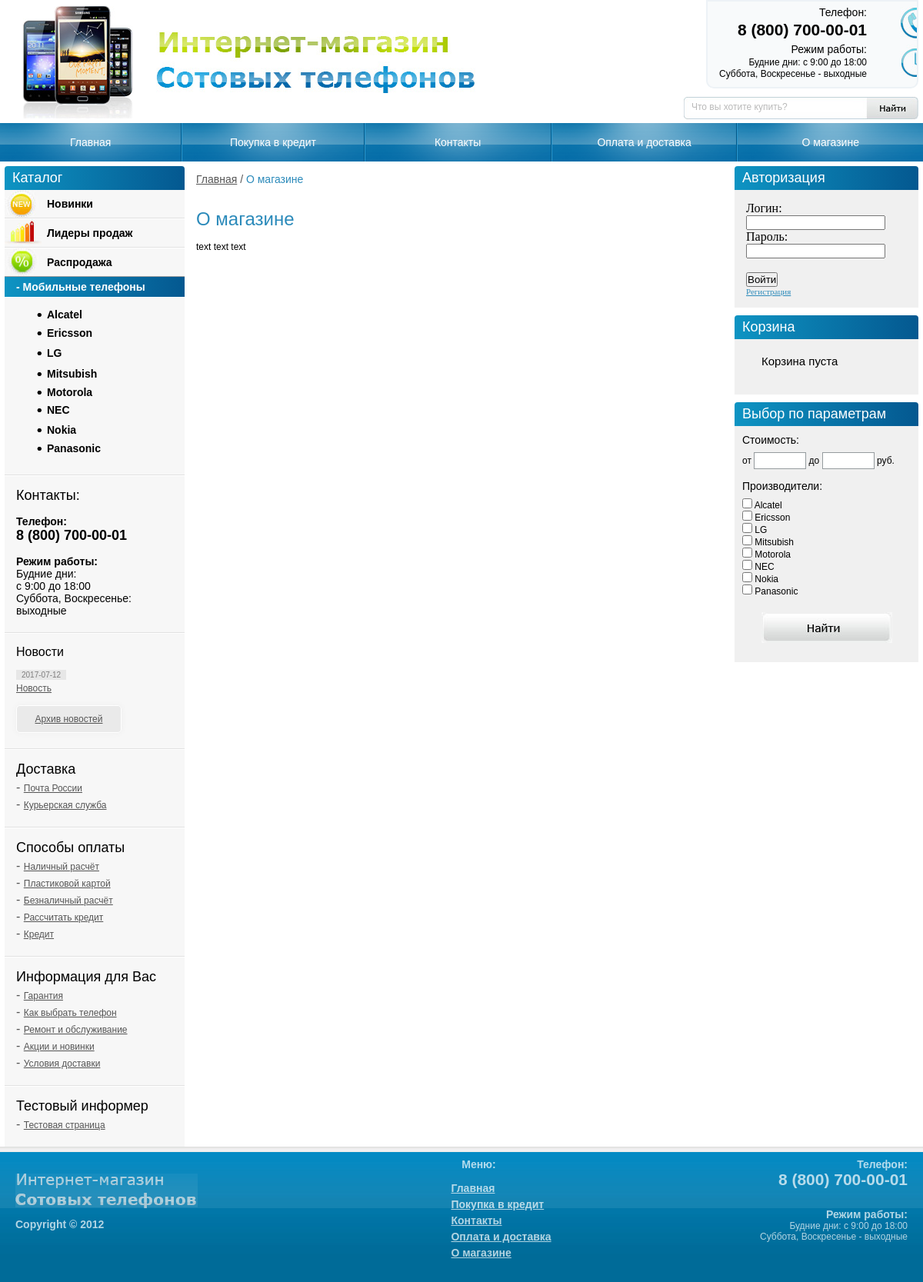
/?view=page&page_id=1, run on the app's committed database.
### tables this page shows
CREATE TABLE IF NOT EXISTS `pages` (
  `pages_id` tinyint(3) unsigned NOT NULL AUTO_INCREMENT,
  `title` varchar(255) NOT NULL,
  `keywords` varchar(255) NOT NULL,
  `description` varchar(255) NOT NULL,
  `position` tinyint(3) unsigned NOT NULL DEFAULT '0',
  `text` text NOT NULL,
  PRIMARY KEY (`pages_id`)
);

CREATE TABLE IF NOT EXISTS `news` (
  `news_id` int(10) unsigned NOT NULL AUTO_INCREMENT,
  `title` varchar(255) NOT NULL,
  `keywords` varchar(255) NOT NULL,
  `description` varchar(255) NOT NULL,
  `anons` text NOT NULL,
  `text` text NOT NULL,
  `date` date NOT NULL,
  PRIMARY KEY (`news_id`)
);

### controller/controller.php (called while the page is built, shortened)
<?php
$cat = catalog();
$informers = informer();
$pages = pages();
$news = get_title_news();
$view = empty($_GET['view']) ? 'hits' : $_GET['view'];
switch($view){
    case('page'):
        $page_id = abs((int)$_GET['page_id']);
        $get_page = get_page($page_id);
    break;
}
require_once TEMPLATE.'index.php';

### index.php (called while the page is built, shortened)
<?php
require_once CONTROLLER;

### model/model.php (called while the page is built, shortened)
<?php
 function catalog(){
    $query = "SELECT * FROM brands ORDER BY parent_id, brand_name";
    $res = mysql_query($query) or die(mysql_query());
    $cat = array();
    while($row = mysql_fetch_assoc($res)){
        if(!$row['parent_id']){
            $cat[$row['brand_id']][] = $row['brand_name'];
        }else{
            $cat[$row['parent_id']]['sub'][$row['brand_id']] = $row['brand_name'];
        }
    }
    return $cat;
 }
function pages(){
    $query = "SELECT pages_id, title FROM pages ORDER BY position";
    $res = mysql_query($query) or die (mysql_error());
    $pages = array();
    while($row = mysql_fetch_assoc($res)){
        $pages[] = $row;
    }
    return $pages;
}
function get_page($page_id){
    $query = "SELECT title, text FROM pages WHERE pages_id = $page_id";
    $res = mysql_query($query) or die(mysql_error());
    $get_page = mysql_fetch_assoc($res);
    return $get_page;
}
function get_title_news(){
    $query = "SELECT news_id, title, date FROM news ORDER BY date DESC LIMIT 2";
    $res = mysql_query($query) or die(mysql_error());
    $news = array();
    while($row = mysql_fetch_assoc($res)){
        $news[] = $row;
    }
    return $news;
}
function informer(){
    $query = "SELECT * FROM links
                INNER JOIN informers ON
                links.parent_informer = informers.informer_id
                ORDER BY informer_position, links_position";
    $res = mysql_query($query) or die (mysql_query());
    $informers = array();
    $name = '';
    while($row = mysql_fetch_assoc($res)){
        if($row['informer_name'] != $name){
            $informers[$row['informer_id']][] = $row['informer_name'];
            $name = $row['informer_name'];
        }
        $informers[$row['parent_informer']]['sub'][$row['link_id']] = $row['link_name'];
    }
    return $informers;
}

### views/ishop/page.php (the view, shortened to what this page needs)
<div class="kroshka">
	<a href="<?=PATH?>">Главная</a> / <span><?=$get_page['title']?></span>
</div>
<div class="content-txt">
    <?php if($get_page): ?>
    <h1><?=$get_page['title']?></h1>
    <?=$get_page['text']?>
    <?php else: ?>
        <p>Такой страницы нет</p>
    <?php endif; ?>
</div>

### views/ishop/inc/header.php (shortened to what this page needs)
<!DOCTYPE html PUBLIC "-//W3C//DTD XHTML 1.0 Transitional//EN" "http://www.w3.org/TR/xhtml1/DTD/xhtml1-transitional.dtd">
<html xmlns="http://www.w3.org/1999/xhtml">
<head>
<link rel="stylesheet" type="text/css" href="./fancybox/jquery.fancybox-1.3.4.css" media="screen" />
<link rel="stylesheet" type="text/css" href="<?=TEMPLATE?>style.css" />
</head>
<body>
<div class="main">
	<div class="header">
    	<a href="/"><img class="logo" src="<?=TEMPLATE?>images/logo.jpg" alt="Интернет магазин сотовых телефонов" /></a>
        <img class="slogan" src="<?=TEMPLATE?>images/slogan.jpg" alt="Интернет магазин сотовых телефонов" />
        <div class="head-contact">
        	<p><strong>Телефон:</strong><br />
<span>8 (800) 700-00-01</span></p>
            <p><strong>Режим работы:</strong><br />
Будние дни: с 9:00 до 18:00 <br />
Суббота, Воскресенье - выходные  </p>
        </div>
        <form method="get">
        <ul class="search-head">
        	<li>
            <input type="text" name="search" id="quickquery" placeholder="Что вы хотите купить?" />
</li>
            <li><input type="image" class="serch-btn" src="<?=TEMPLATE?>images/searc-btn.jpg" /></li>
        </ul>
        </form>
    </div>
    <ul class="menu">
    	<li><a href="<?=PATH?>">Главная</a></li>
        <?php if($pages): ?>
            <?php foreach($pages as $item): ?>
                <li><a href="?view=page&amp;page_id=<?=$item['pages_id']?>"><?=$item['title']?></a></li>
            <?php endforeach; ?>
        <?php endif; ?>
    </ul>

### views/ishop/inc/leftbar.php (shortened to what this page needs)
 <div id="left-bar">
     <div class="left-bar-cont">
<h2><span>Каталог</span></h2>
<h3 class="nav-new"><a href="?view=new">Новинки</a></h3>
<h3 class="nav-lider"><a href="?view=hits">Лидеры продаж</a></h3>
<h3 class="nav-sale"><a href="?view=sale">Распродажа</a></h3>
         <h4><span>- Мобильные телефоны</span></h4>
<ul class="nav-catalog" id="accordion">
             <?php foreach($cat as $key => $item): ?>
                 <?php if(count($item) > 1): ?>
                 <h3><li><a href="#"><?=$item[0]?></a></li></h3>
                 <?php elseif($item[0]):  ?>
                     <li><a href="?view=cat&category=<?=$key?>"><?=$item[0]?></a></li>
                 <?php endif; ?>
             <?php endforeach; ?>
</ul>
         <div class="bar-contact">
	<h3>Контакты:</h3>
	<p><strong>Телефон:</strong><br />
	<span>8 (800) 700-00-01</span></p>
	<p><strong>Режим работы:</strong><br />
	Будние дни: <br />
	с 9:00 до 18:00<br />
	Суббота, Воскресенье:<br />
	выходные</p>
</div>
         <div class="news">
	<h3>Новости</h3>
             <?php if($news): ?>
                 <?php foreach($news as $item): ?>
                     <p>
		       <span><?=$item['date']?></span>
		           <a href="?view=news&amp;news_id=<?=$item['news_id']?>"><?=$item['title']?></a>
	        </p>
                 <?php endforeach ?>
                 <a href="?view=archive" class="news-arh">Архив новостей</a>
             <?php else: ?>
             <p>Новостей пока нет</p>
             <?php endif;?>
</div>
         <?php foreach($informers as $informer): ?>
         <div class="info">
             <h3><?=$informer[0]?></h3>
             <?php foreach($informer['sub'] as $key => $sub): ?>
                 <p>- <a href="?view=informer&informer_id=<?=$key?>"><?=$sub?></a></p>
             <?php endforeach ?>
         </div>
         <?php endforeach; ?>
     </div>
 </div>

### views/ishop/inc/footer.php (shortened to what this page needs)
   <div class="footer">
		<div class="flogo">
			<a href="/"><img src="<?=TEMPLATE?>images/footer-logo.png" alt="Интернет магазин сотовых телефонов" /></a>
			<p>Сopyright © 2012</p>
		</div>
		<div class="fphone">
               <h2>Телефон:</h2>
               <h1>8 (800) 700-00-01</h1>
               <h2>Режим работы:</h2>
               <p>Будние дни: с 9:00 до 18:00<br />
               Суббота, Воскресенье - выходные </p>
		</div>
		<div class="fmenu">
			<p>Меню:</p>
			<ul>
			<li><a href="<?=PATH?>">Главная</a></li>
       <?php if($pages): ?>
           <?php foreach($pages as $item): ?>
               <li><a href="?view=page&amp;page_id=<?=$item['pages_id']?>"><?=$item['title']?></a></li>
           <?php endforeach; ?>
       <?php endif; ?>
			</ul>
		</div>
</div>

### data on the page
pages: title "Покупка в кредит"
pages: title "Контакты"
pages: title "Оплата и доставка"
pages: title "О магазине", text "text text text"
news: date "2017-07-12", title "Новость"

### other printed values
$item[0] "Alcatel"
$item[0] "Ericsson"
$item[0] "LG"
$item[0] "Mitsubish"
$item[0] "Motorola"
$item[0] "NEC"
$item[0] "Nokia"
$item[0] "Panasonic"
$informer[0] "Доставка"
$sub "Почта России"
$sub "Курьерская служба"
$informer[0] "Способы оплаты"
$sub "Наличный расчёт"
$sub "Пластиковой картой"
$sub "Безналичный расчёт"
